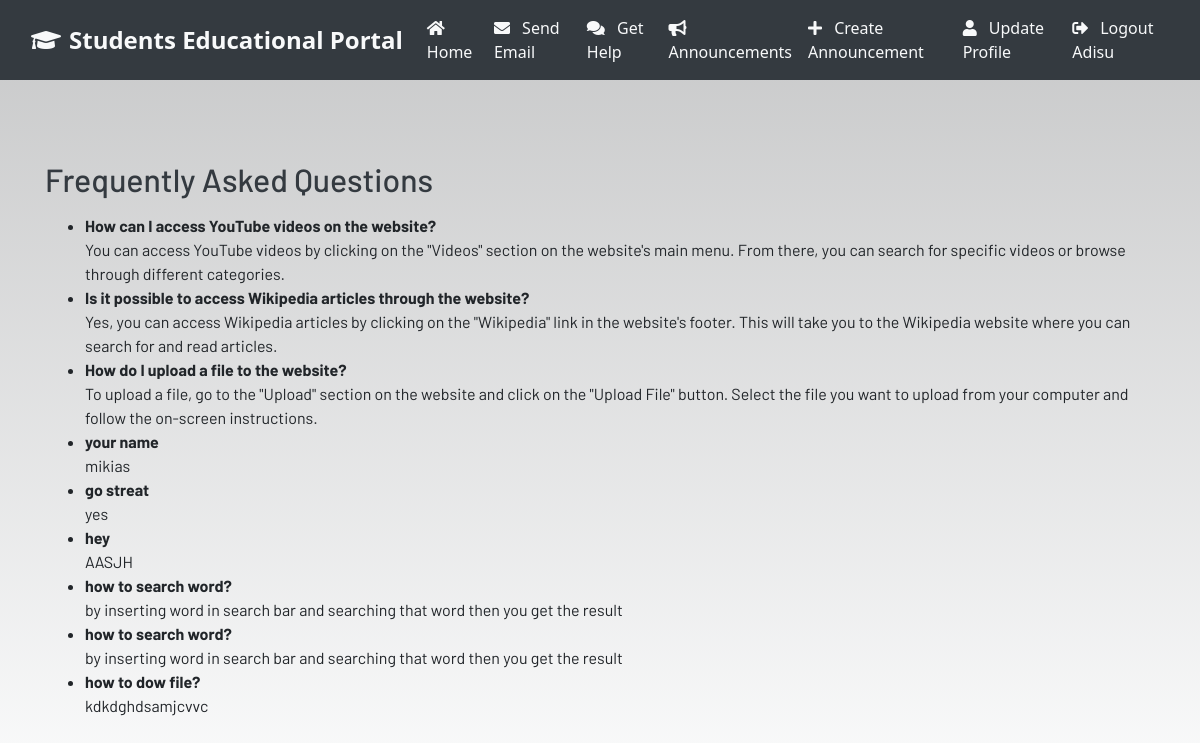
The app's page /faq/ (signed in), older data.
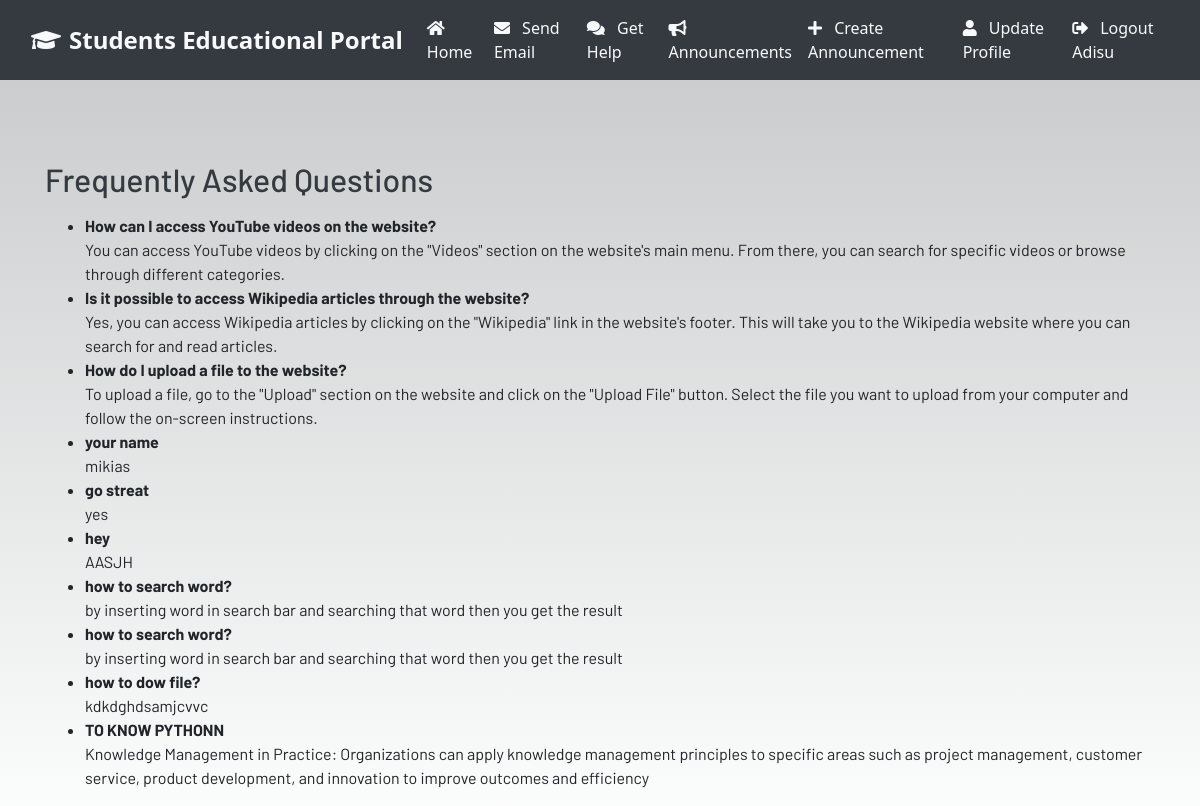
The same page, newer data.
### dashboard/models.py (models this page shows, shortened)
class FAQ(models.Model):
    question = models.CharField(max_length=255)
    answer = models.TextField()

### dashboard/views.py (the view)
# urls.py: path('faq/', views.faq, name='faq'),
@login_required
def faq(request):
    faqs = FAQ.objects.all()
    return render(request, 'dashboard/faq.html', {'faqs': faqs})

### dashboard/templates/dashboard/faq.html
{% extends 'dashboard/base.html' %}
{% block content %}
<h2>Frequently Asked Questions</h2>
<ul>
    {% for faq in faqs %}
        <li>
            <strong>{{ faq.question }}</strong><br>
            {{ faq.answer }}
        </li>
    {% endfor %}
</ul>
{% endblock %}

Row changes from the older to the newer data that the page shows:
added FAQ: question "TO KNOW PYTHONN", answer "Knowledge Management in Practice: Organizations can apply knowledge management principles to specific areas such as project management, customer service, product development, and innovation to improve outcomes and efficiency"
